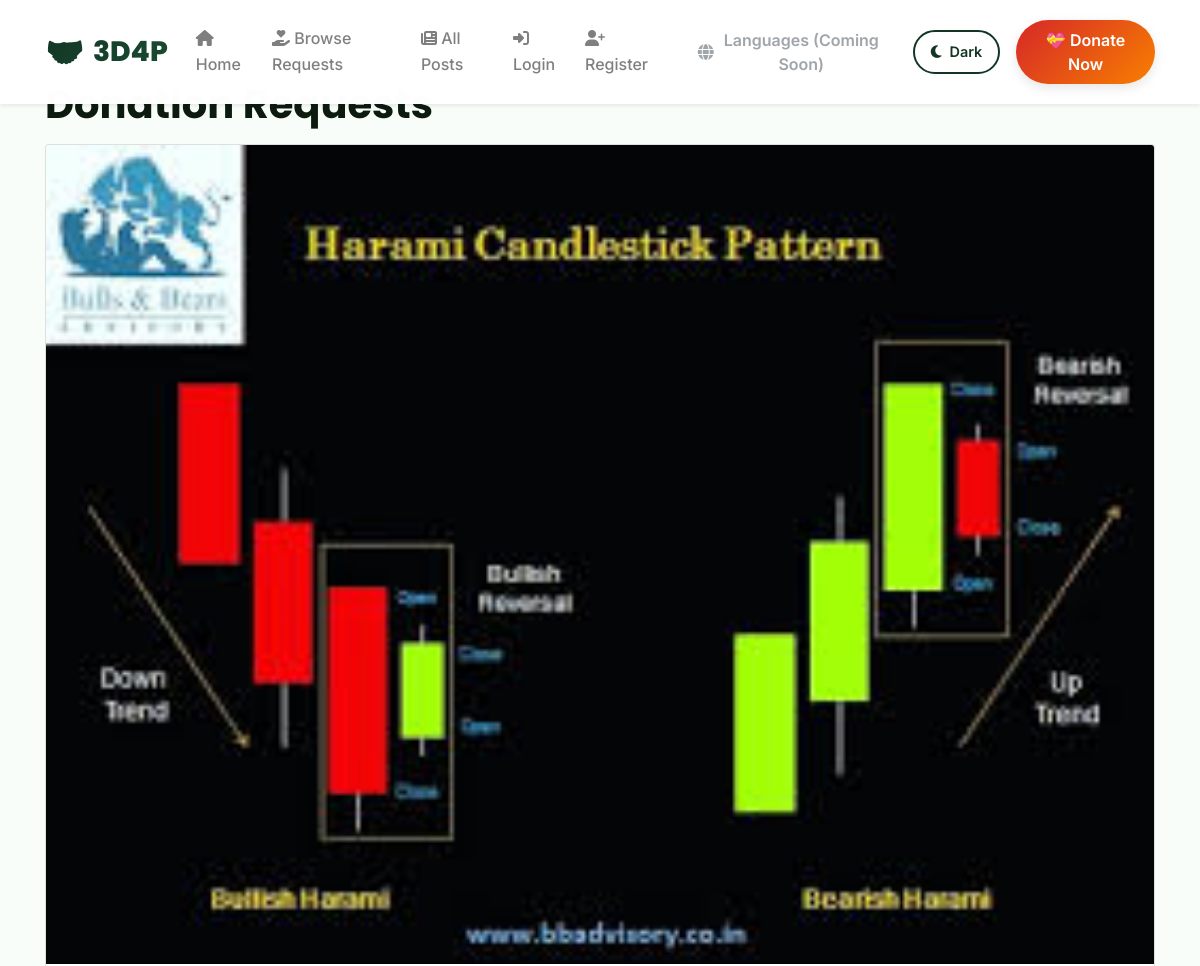
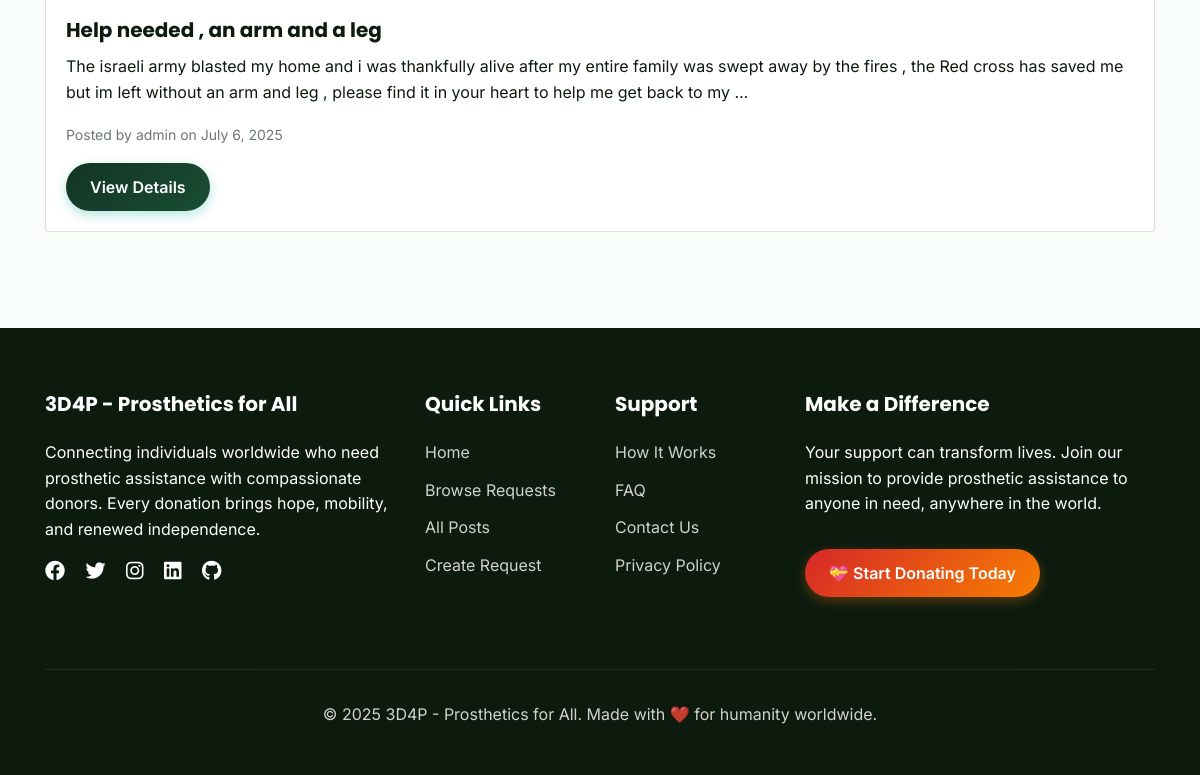
The page /posts/donations/ on the database as committed earlier (2 pictures, top to bottom).
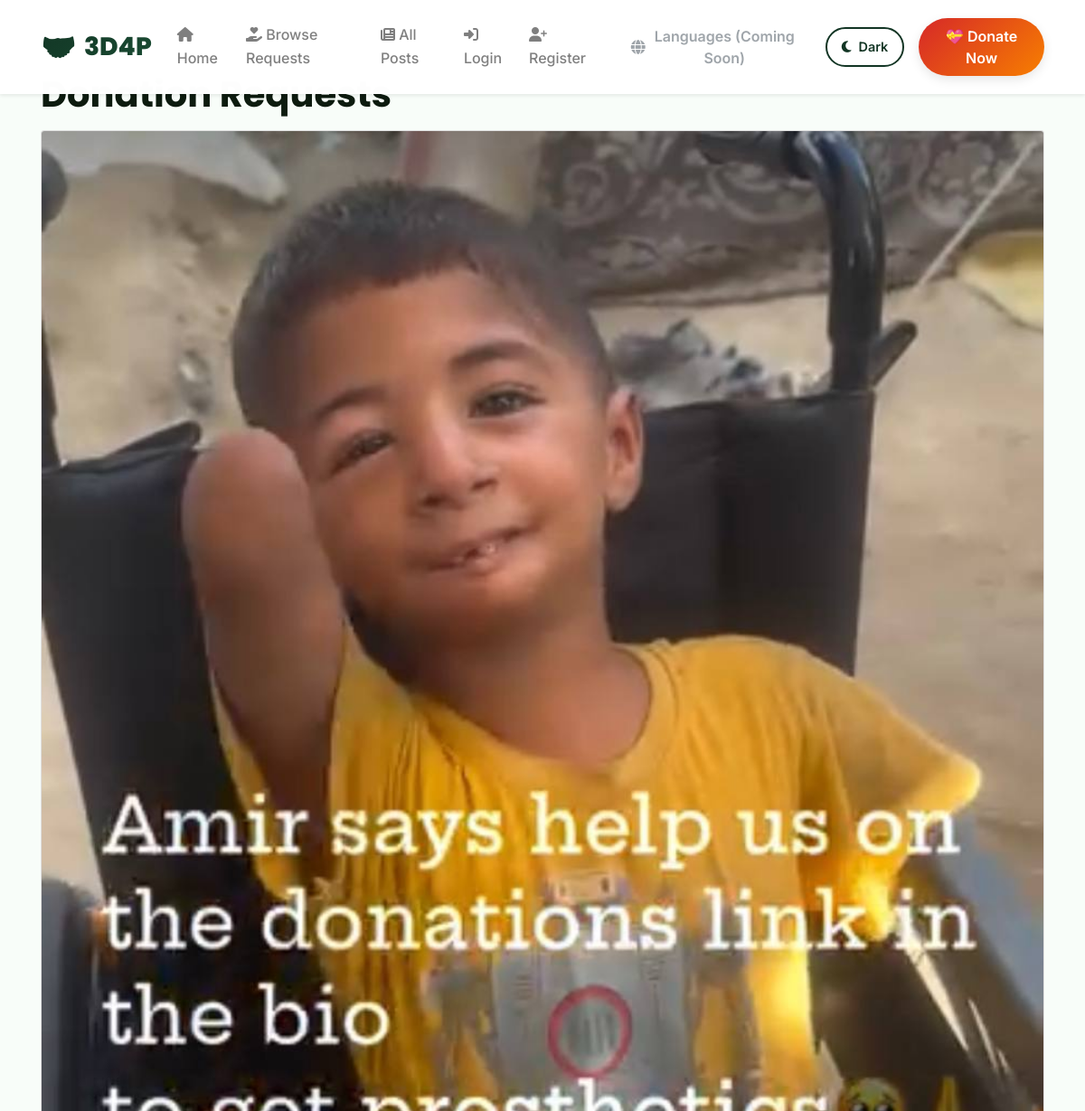
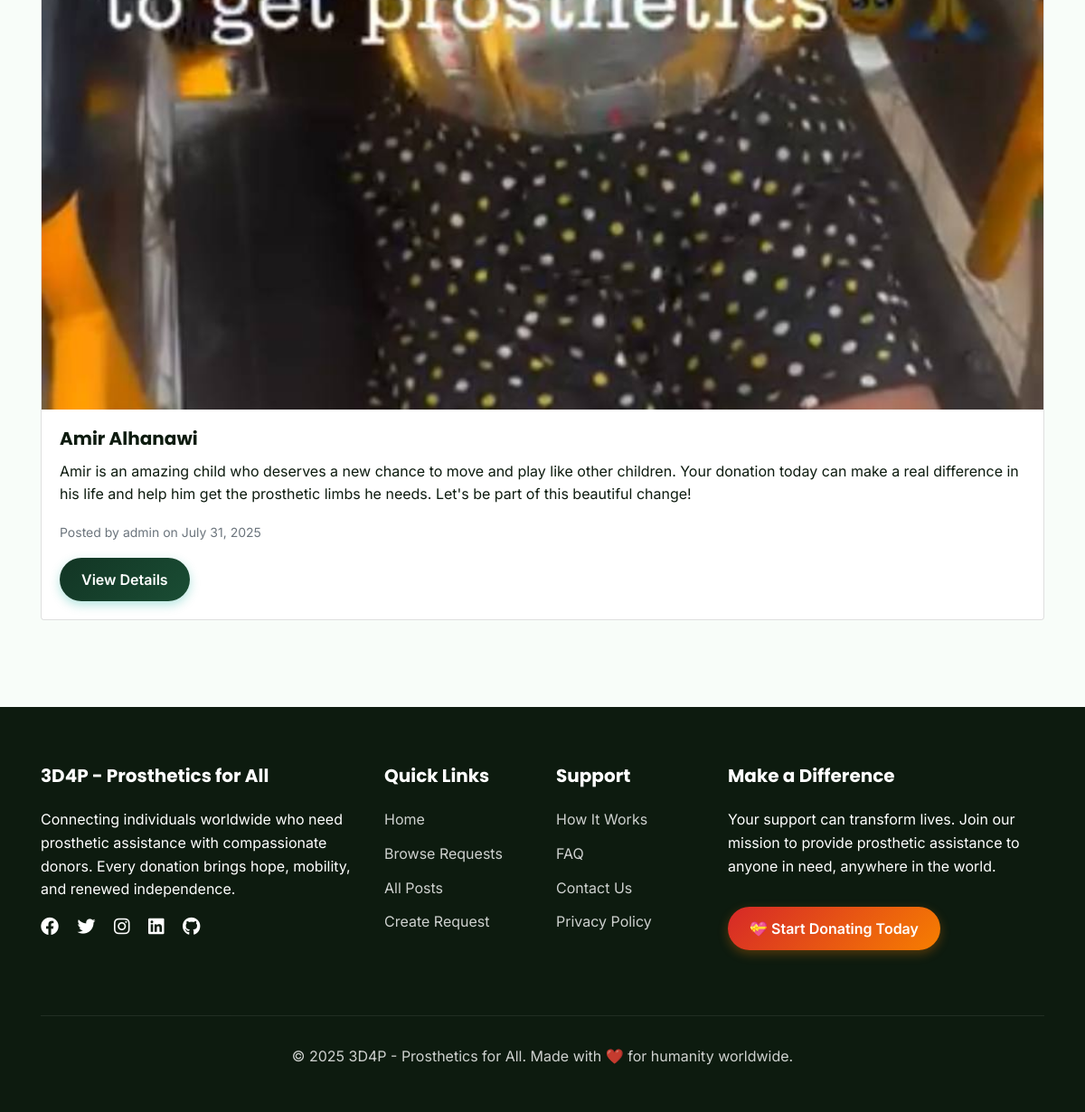
The same page on the database as committed later (2 pictures, top to bottom).
### posts/models.py (models this page shows, shortened)
class Post(models.Model):
    POST_TYPE_CHOICES = [
        ('regular', 'Regular Post'),
        ('donation', 'Donation Request'),
    ]
    author = models.ForeignKey(User, on_delete=models.CASCADE, null=True, blank=True)
    author_name = models.CharField(max_length=100, blank=True)
    title = models.CharField(max_length=200)
    content = models.TextField()
    post_type = models.CharField(max_length=20, choices=POST_TYPE_CHOICES, default='regular')
    is_approved = models.BooleanField(default=False)
    created_at = models.DateTimeField(auto_now_add=True)
    updated_at = models.DateTimeField(auto_now=True)
    view_count = models.IntegerField(default=0)
    share_count = models.IntegerField(default=0)
    image = models.ImageField(upload_to='post_images/', null=True, blank=True)

### users/models.py (models this page shows, shortened)
class CustomUser(AbstractUser):
    is_member = models.BooleanField(default=False)
    is_verified = models.BooleanField(default=False)
    bio = models.TextField(blank=True)
    date_of_birth = models.DateField(null=True, blank=True)
    pass

### posts/views.py (the view)
# urls.py: path('', views.donation_list, name='donation_list'),
def donation_list(request):
    donation_posts = Post.objects.filter(post_type='donation', is_approved=True).order_by('-created_at')
    return render(request, 'posts/donation_list.html', {'posts': donation_posts})

### utils/error_handlers.py (called while the page is built)
    def __call__(self, request):
        if self.is_suspicious_request(request):
            logger.warning(
                f"Suspicious request detected: {request.method} {request.get_full_path()} "
                f"from IP: {self.get_client_ip(request)}"
            )
        response = self.get_response(request)
        return response

    def is_suspicious_request(self, request):
        suspicious_patterns = [
            'admin/', 'wp-admin/', 'phpmyadmin/', '.env', 'config.php',
            'shell.php', 'cmd.php', 'eval(', 'system(', 'exec('
        ]
        path = request.get_full_path().lower()
        return any(pattern in path for pattern in suspicious_patterns)

### posts/templates/posts/donation_list.html (shortened to what this page needs)
{% extends 'base.html' %}
{% block content %}
<div class="container">
    <h1>Donation Requests</h1>
    {% if posts %}
        {% for post in posts %}
        <div class="card mb-3">
            {% if post.image %}
                <img src="{{ post.image.url }}" class="card-img-top" alt="{{ post.title }}">
            {% endif %}
            <div class="card-body">
                <h5 class="card-title">{{ post.title }}</h5>
                <p class="card-text">{{ post.content|truncatewords:50 }}</p>
                <p class="card-text">
                    <small class="text-muted">
                        Posted by {{ post.author.username }} on {{ post.created_at|date:"F j, Y" }}
                    </small>
                </p>
                <a href="{% url 'post_detail' post.pk %}" class="btn btn-primary">View Details</a>
            </div>
        </div>
        {% endfor %}
    {% else %}
        <div class="alert alert-warning">
            <h4>No Donation Requests Found</h4>
            <p>There are currently no approved donation requests.</p>
            <a href="{% url 'create_donation_request' %}" class="btn btn-primary">Create a Donation Request</a>
        </div>
    {% endif %}
</div>
{% endblock %}

Rows that differ between the two databases and show on the page:
removed Post: image (picture), title "Help needed , an arm and a leg", content "The israeli army blasted my home and i was thankfully alive after my entire family was swept away by the fires , the Red cross has saved me but im left without an arm and leg , please find it in your heart to help me get back to my …", author.username "admin", created_at "July 6, 2025"
added Post: image (picture), title "Amir Alhanawi", content "Amir is an amazing child who deserves a new chance to move and play like other children. Your donation today can make a real difference in his life and help him get the prosthetic limbs he needs. Let's be part of this beautiful change!", author.username "admin", created_at "July 31, 2025"
